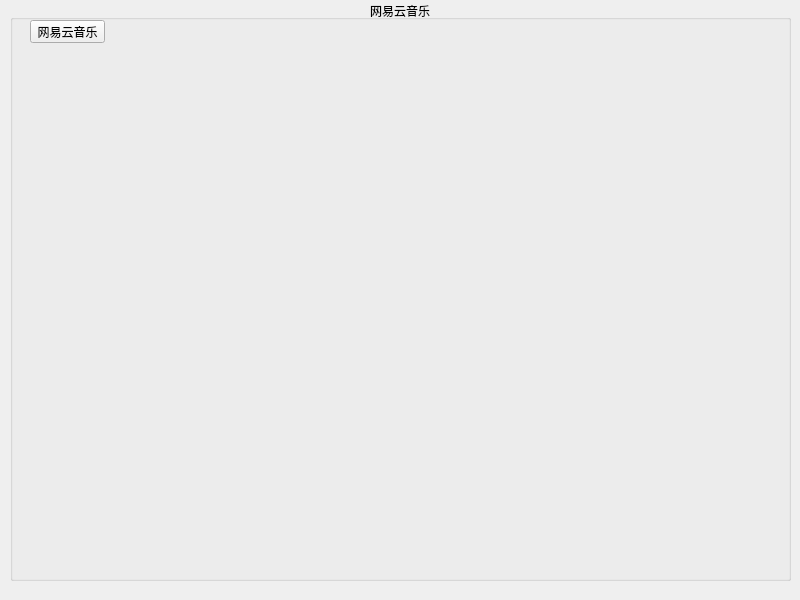
<?xml version="1.0" encoding="UTF-8"?>
<ui version="4.0">
 <class>Form</class>
 <widget class="QWidget" name="Form">
  <property name="geometry">
   <rect>
    <x>0</x>
    <y>0</y>
    <width>800</width>
    <height>600</height>
   </rect>
  </property>
  <property name="windowTitle">
   <string>Form</string>
  </property>
  <widget class="QGroupBox" name="groupBox">
   <property name="geometry">
    <rect>
     <x>10</x>
     <y>0</y>
     <width>781</width>
     <height>581</height>
    </rect>
   </property>
   <property name="title">
    <string>网易云音乐</string>
   </property>
   <property name="alignment">
    <set>Qt::AlignCenter</set>
   </property>
   <widget class="QPushButton" name="pushButton">
    <property name="geometry">
     <rect>
      <x>20</x>
      <y>20</y>
      <width>75</width>
      <height>23</height>
     </rect>
    </property>
    <property name="text">
     <string>网易云音乐</string>
    </property>
   </widget>
  </widget>
 </widget>
 <resources/>
 <connections/>
</ui>
